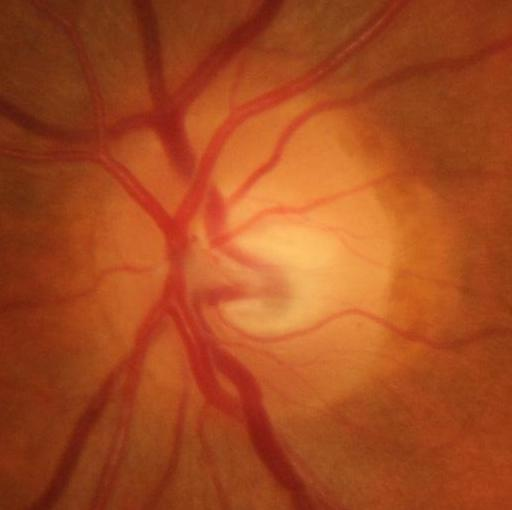
#> input picture segment/demo/maskcoverimg/G-24-L.jpg, 512 x 510 px
$ python cover.py
#> lines starting #> are read from the running program, lines starting #| are printed output that depends on the picture
import cv2
import numpy as np
cmap = {
    0: np.array([217, 217, 217]),
    1: np.array([248, 186, 125]),
    2: np.array([142, 226, 252])
}

# Load the image and mask
img_path = 'G-24-L.jpg'
mask_path= 'G-24-L-removeLGAM.png'
img = cv2.imread(img_path)
#> img is the input picture: shape (510, 512, 3); mean B, G, R 31.9, 75.1, 166.2
#将mask按照这个颜色映射来转化,即将一个rgb转为灰度图
'''
    cmap[0] = np.array([217, 217, 217])
    cmap[1] = np.array([125,186, 248])
    cmap[2] = np.array([252, 226, 142])
'''
mask = cv2.imread(mask_path)
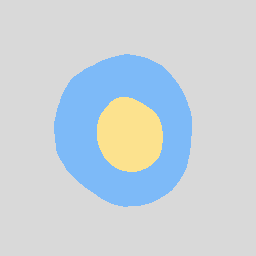
#> input picture segment/demo/maskcoverimg/G-24-L-removeLGAM.png, 256 x 256 px
#> mask is the input picture: shape (256, 256, 3); mean B, G, R 218.5, 211.6, 201.5
# 创建一个空的灰度图像（与原始mask尺寸相同）
gray_mask = np.zeros((mask.shape[0], mask.shape[1]), dtype=np.uint8)

# 遍历每个像素，将其值设置为颜色映射中的索引值
for key, value in cmap.items():
    indices = np.where(np.all(mask == value, axis=-1))
    gray_mask[indices] = key
#> this loop made 3 passes
#> indices on passes 1 to 3: 49142 positions, rows 0 to 255, columns 0 to 255, 12506 positions, rows 54 to 206, columns 54 to 191, 3888 positions, rows 97 to 171, columns 97 to 162
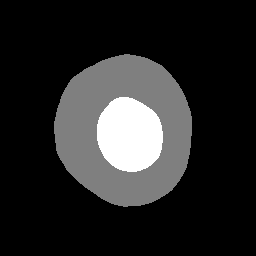
#> gray_mask: shape (256, 256); min 0, max 2, mean 0.309; drawn with min black and max white
mask = gray_mask
# 获取img的尺寸
height, width = img.shape[:2]
#> height = 510; width = 512
# 调整mask的尺寸以使其与img匹配
mask = cv2.resize(mask, (width, height))
#> mask: shape (510, 512)


OD_mask = np.zeros_like(mask)
OC_mask = np.zeros_like(mask)
# Create OD_mask with all non-zero values set to 1
OD_mask[mask > 0] = 1
# OC_mask[mask > 76] = 1
OC_mask[mask > 1] = 1


# Find contours in OD_mask and OC_mask
OD_contours, _ = cv2.findContours(OD_mask, cv2.RETR_EXTERNAL, cv2.CHAIN_APPROX_SIMPLE)
OC_contours, _ = cv2.findContours(OC_mask, cv2.RETR_EXTERNAL, cv2.CHAIN_APPROX_SIMPLE)

# Draw contours on the image
cv2.drawContours(img, OD_contours, -1, (255, 0,0 ), 2)  # green color for OD contours
cv2.drawContours(img, OC_contours, -1, (0, 100, 0), 2)  # red color for OC contours
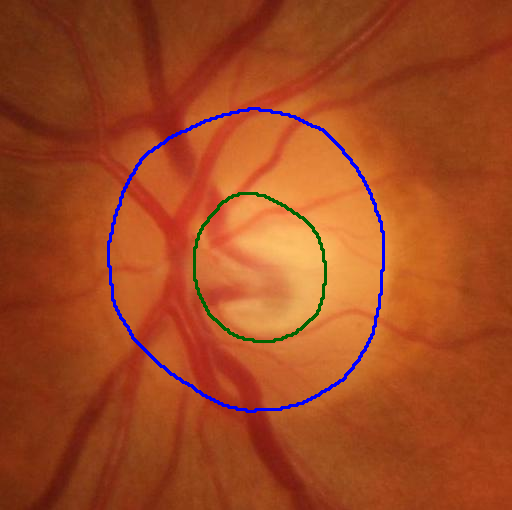
#> img: shape (510, 512, 3); mean B, G, R 34.1, 73.8, 162.5

# Save the resulting image
cv2.imwrite(mask_path.replace('.','covered.'), img)
